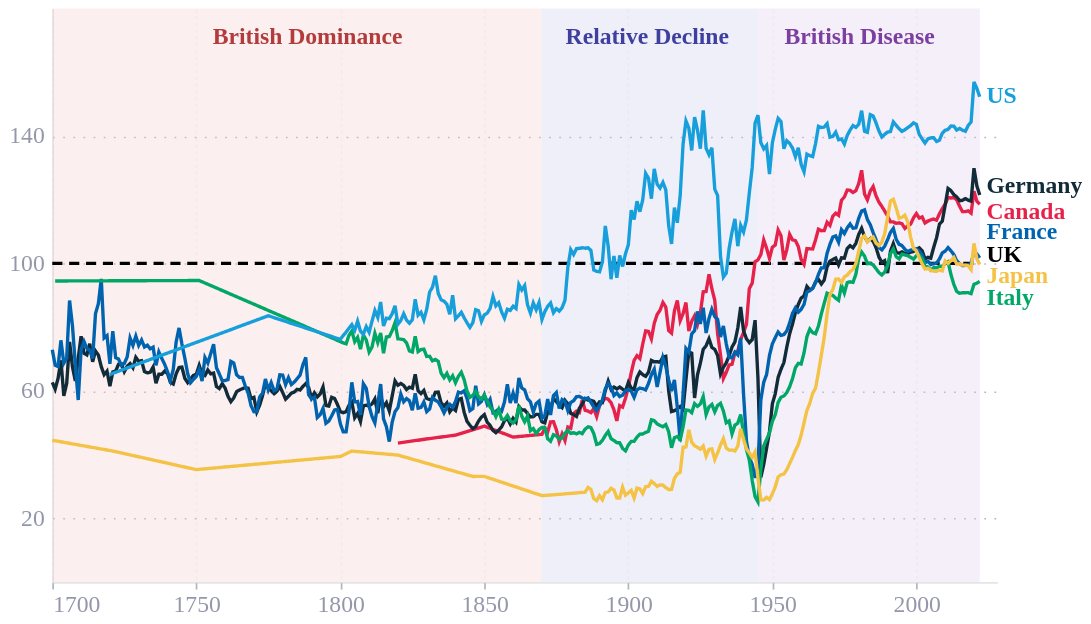

Here is the notebook cell this chart was saved with:
### Code cell
import altair as alt
import pandas as pd

# --- 1. Reshape from wide to long ---------------------------------------
df = mpd_gdp_indexes.copy()
df['year'] = pd.to_datetime(df['year']).dt.year

name_map = {
    'GBR_index': 'UK',      'CAN_index': 'Canada',
    'DEU_index': 'Germany', 'FRA_index': 'France',
    'ITA_index': 'Italy',   'JPN_index': 'Japan',
    'USA_index': 'US',
}

long = (
    df.melt(id_vars='year', value_vars=list(name_map),
            var_name='country', value_name='gdp_index')
      .assign(country=lambda d: d['country'].map(name_map))
      .dropna(subset=['gdp_index'])
)

year_min, year_max = int(df['year'].min()), int(df['year'].max())

# --- 2. Era bands -------------------------------------------------------
eras = pd.DataFrame([
    {'start': year_min, 'end': 1870,     'label': 'British Dominance',
     'fill': '#f2c9c9', 'text_color': '#b23b3b'},
    {'start': 1870,     'end': 1945,     'label': 'Relative Decline',
     'fill': '#cbcbee', 'text_color': '#3f3fa0'},
    {'start': 1945,     'end': year_max, 'label': 'British Disease',
     'fill': '#dcc9ec', 'text_color': '#7b3fa0'},
]).assign(mid=lambda d: (d['start'] + d['end']) / 2)

# --- 3. Scales / colour order -------------------------------------------
order  = ['UK', 'Canada', 'Germany', 'France', 'Italy', 'Japan', 'US']
colors = ['#000000', '#e6224b', '#122b39', '#0063af', '#00a767', '#f4c245', '#179fdb']
dashes = [[6, 4]] + [[1, 0]] * 6

x_scale = alt.Scale(domain=[year_min, year_max + 6], nice=False)  # +6 pad for labels
y_scale = alt.Scale(domain=[15, 165])
color_scale = alt.Scale(domain=order, range=colors)

# --- 4. End-of-line labels ----------------------------------------------
# take each country's last available point, then hand-tune vertical offsets
end_pts = (long.sort_values('year')
               .groupby('country', as_index=False)
               .last())

# dy in pixels: negative = up, positive = down. Tweak to taste.
dy_offsets = {
    'US':      0,
    'Canada':   5,
    'Germany':  -5,
    'France':  -15,
    'Italy':    10,
    'Japan':   7,
    'UK':       -5,
}
end_pts['dy'] = end_pts['country'].map(dy_offsets).fillna(0)

# --- 5. Layers ----------------------------------------------------------
background = alt.Chart(eras).mark_rect(opacity=0.3).encode(
    x=alt.X('start:Q', scale=x_scale, title=None), x2='end:Q',
    color=alt.Color('fill:N', scale=None, legend=None),
)

era_labels = alt.Chart(eras).mark_text(
    baseline='top', dx=-50, dy=4, fontSize=14, fontWeight='bold'
).encode(
    x=alt.X('mid:Q', scale=x_scale), y=alt.value(6),
    text='label:N',
    color=alt.Color('text_color:N', scale=None, legend=None),
)

lines = alt.Chart(long).mark_line().encode(
    x=alt.X('year:Q', scale=x_scale,
            axis=alt.Axis(format='d', title=None, labelFontSize=14,
                          values=[1700, 1750, 1800, 1850, 1900, 1950, 2000])),
    y=alt.Y('gdp_index:Q', scale=y_scale, title='',
            axis=alt.Axis(values=[20, 60, 100, 140], titleFontSize=14, labelFontSize=14,)),
    color=alt.Color('country:N', scale=color_scale, legend=None),
    strokeDash=alt.StrokeDash('country:N',
                    scale=alt.Scale(domain=order, range=dashes), legend=None),
)

end_labels = alt.layer(*[
    alt.Chart(end_pts[end_pts.country == c]).mark_text(
        align='left', dx=4, dy=dy_offsets[c], fontSize=14, fontWeight='bold'
    ).encode(x='year:Q', y='gdp_index:Q', text='country:N',
             color=alt.Color('country:N', scale=color_scale, legend=None))
    for c in order
])

tooltips = [
    alt.Tooltip('country:N', title='Country'),
    alt.Tooltip('year:Q',    title='Year',            format='d'),
    alt.Tooltip('gdp_index:Q', title='GDP (UK=100)',  format='.1f'),
]

lines = alt.Chart(long).mark_line().encode(
    x=alt.X('year:Q', scale=x_scale,
            axis=alt.Axis(format='d', title=None, labelFontSize=14,
                          values=[1700, 1750, 1800, 1850, 1900, 1950, 2000])),
    y=alt.Y('gdp_index:Q', scale=y_scale, title='',
            axis=alt.Axis(values=[20, 60, 100, 140], titleFontSize=14, labelFontSize=14)),
    color=alt.Color('country:N', scale=color_scale, legend=None),
    strokeDash=alt.StrokeDash('country:N',
                    scale=alt.Scale(domain=order, range=dashes), legend=None),
    tooltip=tooltips,
)

# invisible points so the tooltip catches anywhere, not just on vertices
hover = alt.Chart(long).mark_circle(size=30, opacity=0).encode(
    x=alt.X('year:Q', scale=x_scale),
    y=alt.Y('gdp_index:Q', scale=y_scale),
    color=alt.Color('country:N', scale=color_scale, legend=None),
    tooltip=tooltips,
)

fig4_chart = (
    alt.layer(background, era_labels, lines, hover, end_labels)
       .resolve_scale(color='independent', strokeDash='independent')
       .properties(width=560, height=340)
       .configure_view(strokeWidth=0)
       .configure_axis(grid=True, gridColor='#eeeeee', domainColor='#cccccc')
)

fig4_chart

### Figure 1 — Vega-Lite specification as saved in the notebook (floating-point values rounded to 4 significant figures; data arrays with more than 128 entries replaced by an {"elided": "..."} marker saying what was removed)
{"config": {"font": "Circular Std", "text": {"color": "#676A86", "align": "left", "baseline": "middle", "dx": 7, "dy": 0, "fontSize": 11}, "view": {"stroke": null, "continuousWidth": 400, "continuousHeight": 300, "discreteWidth": 400, "discreteHeight": 300, "strokeWidth": 0}, "range": {"category": ["#36B7B4", "#E6224B", "#F4C245", "#0063AF", "#00A767", "#179FDB", "#EB5C2E", "#5C267B", "#122B39"], "diverging": ["#E6224B", "#E54753", "#C9C9C9", "#179FDB", "#122B39"], "heatmap": ["#C9C9C9", "#179FDB", "#0063AF", "#122B39"], "ordinal": ["#00A767", "#36B7B4", "#179FDB", "#0063AF", "#243B5A"]}, "bar": {"color": "#179fdb"}, "line": {"color": "#e6224b"}, "rule": {"color": "#676A86"}, "area": {"opacity": 0.8}, "point": {"filled": true, "size": 80, "color": "#e6224b", "opacity": 0.95}, "geoshape": {"stroke": "white", "strokeWidth": 0.3}, "rect": {"fill": "#d6d4d4", "opacity": 0.3}, "axis": {"labelColor": "#676A86", "labelFontSize": 11, "labelFont": "Circular Std", "labelOpacity": 0.7, "tickColor": "#676A86", "tickOpacity": 0.5, "domainColor": "#cccccc", "domainOpacity": 0.5, "gridColor": "#eeeeee", "gridDash": [2, 2], "gridOpacity": 0.5, "title": null, "titleColor": "#676A86", "titleOpacity": 0.8, "tickSize": 4, "grid": true}, "axisXDiscrete": {"grid": false, "labelAngle": 0, "tickCount": 10, "tickOpacity": 0.5, "title": null}, "axisYDiscrete": {"ticks": false, "labelPadding": 5}, "axisXTemporal": {"grid": false, "ticks": true}, "axisXQuantitative": {"grid": true}, "axisYQuantitative": {"gridColor": "#676A86", "gridDash": [1, 5], "gridOpacity": 0.5, "ticks": false, "labelPadding": 5, "tickCount": 8, "titleAngle": 0, "titleAlign": "left", "titleBaseline": "bottom", "titleX": 0, "titleY": -5}, "title": {"color": "#676A86E6", "subtitleColor": "#676A86", "font": "Circular Std", "subtitleFont": "Circular Std", "anchor": "start", "fontSize": 14, "subtitleFontSize": 12, "subtitlePadding": 4, "offset": 0, "frame": "group"}, "legend": {"titleColor": "#122b39", "title": null, "labelColor": "#122b39", "labelFontSize": 11}}, "layer": [{"data": {"name": "data-be2445f0a84c78811baf5153cc67e5ee"}, "mark": {"type": "rect", "opacity": 0.3}, "encoding": {"color": {"field": "fill", "legend": null, "scale": null, "type": "nominal"}, "x": {"field": "start", "scale": {"domain": [1700, 2028], "nice": false}, "title": null, "type": "quantitative"}, "x2": {"field": "end"}}}, {"data": {"name": "data-be2445f0a84c78811baf5153cc67e5ee"}, "mark": {"type": "text", "baseline": "top", "dx": -50, "dy": 4, "fontSize": 14, "fontWeight": "bold"}, "encoding": {"color": {"field": "text_color", "legend": null, "scale": null, "type": "nominal"}, "text": {"field": "label", "type": "nominal"}, "x": {"field": "mid", "scale": {"domain": [1700, 2028], "nice": false}, "type": "quantitative"}, "y": {"value": 6}}}, {"data": {"name": "data-6f4c10dd0c361ef2e582e22f10504a6f"}, "mark": {"type": "line"}, "encoding": {"color": {"field": "country", "legend": null, "scale": {"domain": ["UK", "Canada", "Germany", "France", "Italy", "Japan", "US"], "range": ["#000000", "#e6224b", "#122b39", "#0063af", "#00a767", "#f4c245", "#179fdb"]}, "type": "nominal"}, "strokeDash": {"field": "country", "legend": null, "scale": {"domain": ["UK", "Canada", "Germany", "France", "Italy", "Japan", "US"], "range": [[6, 4], [1, 0], [1, 0], [1, 0], [1, 0], [1, 0], [1, 0]]}, "type": "nominal"}, "tooltip": [{"field": "country", "title": "Country", "type": "nominal"}, {"field": "year", "format": "d", "title": "Year", "type": "quantitative"}, {"field": "gdp_index", "format": ".1f", "title": "GDP (UK=100)", "type": "quantitative"}], "x": {"axis": {"format": "d", "labelFontSize": 14, "title": null, "values": [1700, 1750, 1800, 1850, 1900, 1950, 2000]}, "field": "year", "scale": {"domain": [1700, 2028], "nice": false}, "type": "quantitative"}, "y": {"axis": {"labelFontSize": 14, "titleFontSize": 14, "values": [20, 60, 100, 140]}, "field": "gdp_index", "scale": {"domain": [15, 165]}, "title": "", "type": "quantitative"}}}, {"data": {"name": "data-6f4c10dd0c361ef2e582e22f10504a6f"}, "mark": {"type": "circle", "opacity": 0, "size": 30}, "encoding": {"color": {"field": "country", "legend": null, "scale": {"domain": ["UK", "Canada", "Germany", "France", "Italy", "Japan", "US"], "range": ["#000000", "#e6224b", "#122b39", "#0063af", "#00a767", "#f4c245", "#179fdb"]}, "type": "nominal"}, "tooltip": [{"field": "country", "title": "Country", "type": "nominal"}, {"field": "year", "format": "d", "title": "Year", "type": "quantitative"}, {"field": "gdp_index", "format": ".1f", "title": "GDP (UK=100)", "type": "quantitative"}], "x": {"field": "year", "scale": {"domain": [1700, 2028], "nice": false}, "type": "quantitative"}, "y": {"field": "gdp_index", "scale": {"domain": [15, 165]}, "type": "quantitative"}}}, {"layer": [{"data": {"name": "data-15b113847c16f7596a1019d7732344fc"}, "mark": {"type": "text", "align": "left", "dx": 4, "dy": -5, "fontSize": 14, "fontWeight": "bold"}, "encoding": {"color": {"field": "country", "legend": null, "scale": {"domain": ["UK", "Canada", "Germany", "France", "Italy", "Japan", "US"], "range": ["#000000", "#e6224b", "#122b39", "#0063af", "#00a767", "#f4c245", "#179fdb"]}, "type": "nominal"}, "text": {"field": "country", "type": "nominal"}, "x": {"field": "year", "type": "quantitative"}, "y": {"field": "gdp_index", "type": "quantitative"}}}, {"data": {"name": "data-477a046abcd93b3e5f1b9e6640519528"}, "mark": {"type": "text", "align": "left", "dx": 4, "dy": 5, "fontSize": 14, "fontWeight": "bold"}, "encoding": {"color": {"field": "country", "legend": null, "scale": {"domain": ["UK", "Canada", "Germany", "France", "Italy", "Japan", "US"], "range": ["#000000", "#e6224b", "#122b39", "#0063af", "#00a767", "#f4c245", "#179fdb"]}, "type": "nominal"}, "text": {"field": "country", "type": "nominal"}, "x": {"field": "year", "type": "quantitative"}, "y": {"field": "gdp_index", "type": "quantitative"}}}, {"data": {"name": "data-a093f1cc5efef1b89feea35bc3ef7bb4"}, "mark": {"type": "text", "align": "left", "dx": 4, "dy": -5, "fontSize": 14, "fontWeight": "bold"}, "encoding": {"color": {"field": "country", "legend": null, "scale": {"domain": ["UK", "Canada", "Germany", "France", "Italy", "Japan", "US"], "range": ["#000000", "#e6224b", "#122b39", "#0063af", "#00a767", "#f4c245", "#179fdb"]}, "type": "nominal"}, "text": {"field": "country", "type": "nominal"}, "x": {"field": "year", "type": "quantitative"}, "y": {"field": "gdp_index", "type": "quantitative"}}}, {"data": {"name": "data-0ade857a59d1671aa5e70c709974893a"}, "mark": {"type": "text", "align": "left", "dx": 4, "dy": -15, "fontSize": 14, "fontWeight": "bold"}, "encoding": {"color": {"field": "country", "legend": null, "scale": {"domain": ["UK", "Canada", "Germany", "France", "Italy", "Japan", "US"], "range": ["#000000", "#e6224b", "#122b39", "#0063af", "#00a767", "#f4c245", "#179fdb"]}, "type": "nominal"}, "text": {"field": "country", "type": "nominal"}, "x": {"field": "year", "type": "quantitative"}, "y": {"field": "gdp_index", "type": "quantitative"}}}, {"data": {"name": "data-cc2c99b350d4d5f3e35908b7e401ca83"}, "mark": {"type": "text", "align": "left", "dx": 4, "dy": 10, "fontSize": 14, "fontWeight": "bold"}, "encoding": {"color": {"field": "country", "legend": null, "scale": {"domain": ["UK", "Canada", "Germany", "France", "Italy", "Japan", "US"], "range": ["#000000", "#e6224b", "#122b39", "#0063af", "#00a767", "#f4c245", "#179fdb"]}, "type": "nominal"}, "text": {"field": "country", "type": "nominal"}, "x": {"field": "year", "type": "quantitative"}, "y": {"field": "gdp_index", "type": "quantitative"}}}, {"data": {"name": "data-001f9cbcad146ded333d0102a560c585"}, "mark": {"type": "text", "align": "left", "dx": 4, "dy": 7, "fontSize": 14, "fontWeight": "bold"}, "encoding": {"color": {"field": "country", "legend": null, "scale": {"domain": ["UK", "Canada", "Germany", "France", "Italy", "Japan", "US"], "range": ["#000000", "#e6224b", "#122b39", "#0063af", "#00a767", "#f4c245", "#179fdb"]}, "type": "nominal"}, "text": {"field": "country", "type": "nominal"}, "x": {"field": "year", "type": "quantitative"}, "y": {"field": "gdp_index", "type": "quantitative"}}}, {"data": {"name": "data-a7ce9523b822ebd247c752d269276835"}, "mark": {"type": "text", "align": "left", "dx": 4, "dy": 0, "fontSize": 14, "fontWeight": "bold"}, "encoding": {"color": {"field": "country", "legend": null, "scale": {"domain": ["UK", "Canada", "Germany", "France", "Italy", "Japan", "US"], "range": ["#000000", "#e6224b", "#122b39", "#0063af", "#00a767", "#f4c245", "#179fdb"]}, "type": "nominal"}, "text": {"field": "country", "type": "nominal"}, "x": {"field": "year", "type": "quantitative"}, "y": {"field": "gdp_index", "type": "quantitative"}}}]}], "height": 340, "resolve": {"scale": {"color": "independent", "strokeDash": "independent"}}, "width": 560, "$schema": "https://vega.github.io/schema/vega-lite/v6.4.1.json", "datasets": {"data-be2445f0a84c78811baf5153cc67e5ee": [{"start": 1700, "end": 1870, "label": "British Dominance", "fill": "#f2c9c9", "text_color": "#b23b3b", "mid": 1785.0}, {"start": 1870, "end": 1945, "label": "Relative Decline", "fill": "#cbcbee", "text_color": "#3f3fa0", "mid": 1908.0}, {"start": 1945, "end": 2022, "label": "British Disease", "fill": "#dcc9ec", "text_color": "#7b3fa0", "mid": 1984.0}], "data-6f4c10dd0c361ef2e582e22f10504a6f": {"elided": "1724 records"}, "data-15b113847c16f7596a1019d7732344fc": [{"country": "UK", "year": 2022, "gdp_index": 100.0, "dy": -5}], "data-477a046abcd93b3e5f1b9e6640519528": [{"country": "Canada", "year": 2022, "gdp_index": 118.5, "dy": 5}], "data-a093f1cc5efef1b89feea35bc3ef7bb4": [{"country": "Germany", "year": 2022, "gdp_index": 121.5, "dy": -5}], "data-0ade857a59d1671aa5e70c709974893a": [{"country": "France", "year": 2022, "gdp_index": 101.7, "dy": -15}], "data-cc2c99b350d4d5f3e35908b7e401ca83": [{"country": "Italy", "year": 2022, "gdp_index": 94.32, "dy": 10}], "data-001f9cbcad146ded333d0102a560c585": [{"country": "Japan", "year": 2022, "gdp_index": 99.64, "dy": 7}], "data-a7ce9523b822ebd247c752d269276835": [{"country": "US", "year": 2022, "gdp_index": 152.3, "dy": 0}]}}
